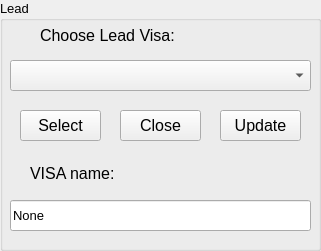
             <widget class="QGroupBox" name="groupBoxK2_leadvisa">
              <property name="enabled">
               <bool>true</bool>
              </property>
              <property name="geometry">
               <rect>
                <x>0</x>
                <y>270</y>
                <width>321</width>
                <height>251</height>
               </rect>
              </property>
              <property name="font">
               <font>
                <pointsize>10</pointsize>
               </font>
              </property>
              <property name="title">
               <string>Lead</string>
              </property>
              <widget class="QLabel" name="label_chooseVisa_3">
               <property name="enabled">
                <bool>true</bool>
               </property>
               <property name="geometry">
                <rect>
                 <x>40</x>
                 <y>20</y>
                 <width>231</width>
                 <height>31</height>
                </rect>
               </property>
               <property name="font">
                <font>
                 <pointsize>12</pointsize>
                </font>
               </property>
               <property name="text">
                <string>Choose Lead Visa:</string>
               </property>
              </widget>
              <widget class="QComboBox" name="comboBoxK2_leadVisa">
               <property name="geometry">
                <rect>
                 <x>10</x>
                 <y>60</y>
                 <width>301</width>
                 <height>31</height>
                </rect>
               </property>
               <property name="font">
                <font>
                 <pointsize>10</pointsize>
                </font>
               </property>
              </widget>
              <widget class="QPushButton" name="pushButtonK2_selectLead">
               <property name="geometry">
                <rect>
                 <x>20</x>
                 <y>110</y>
                 <width>81</width>
                 <height>31</height>
                </rect>
               </property>
               <property name="font">
                <font>
                 <pointsize>12</pointsize>
                </font>
               </property>
               <property name="text">
                <string>Select</string>
               </property>
              </widget>
              <widget class="QPushButton" name="pushButtonK2_closeLead">
               <property name="geometry">
                <rect>
                 <x>120</x>
                 <y>110</y>
                 <width>81</width>
                 <height>31</height>
                </rect>
               </property>
               <property name="font">
                <font>
                 <pointsize>12</pointsize>
                </font>
               </property>
               <property name="text">
                <string>Close</string>
               </property>
              </widget>
              <widget class="QLabel" name="label_13">
               <property name="geometry">
                <rect>
                 <x>30</x>
                 <y>160</y>
                 <width>121</width>
                 <height>27</height>
                </rect>
               </property>
               <property name="font">
                <font>
                 <pointsize>12</pointsize>
                </font>
               </property>
               <property name="text">
                <string>VISA name:</string>
               </property>
              </widget>
              <widget class="QLineEdit" name="lineEditK2_leadVisa">
               <property name="geometry">
                <rect>
                 <x>10</x>
                 <y>200</y>
                 <width>301</width>
                 <height>31</height>
                </rect>
               </property>
               <property name="font">
                <font>
                 <pointsize>10</pointsize>
                </font>
               </property>
               <property name="text">
                <string>None</string>
               </property>
              </widget>
              <widget class="QPushButton" name="pushButtonK2_updateLead">
               <property name="geometry">
                <rect>
                 <x>220</x>
                 <y>110</y>
                 <width>81</width>
                 <height>31</height>
                </rect>
               </property>
               <property name="font">
                <font>
                 <pointsize>12</pointsize>
                </font>
               </property>
               <property name="text">
                <string>Update</string>
               </property>
              </widget>
             </widget>
